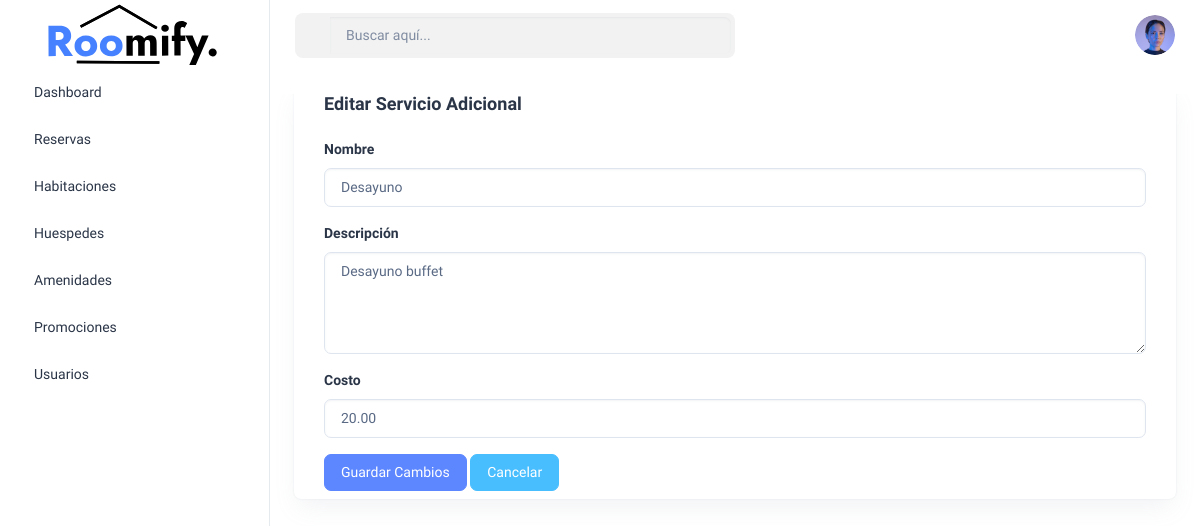
The page /programas/amenidades/edit.php?id=1 on the database as committed earlier.
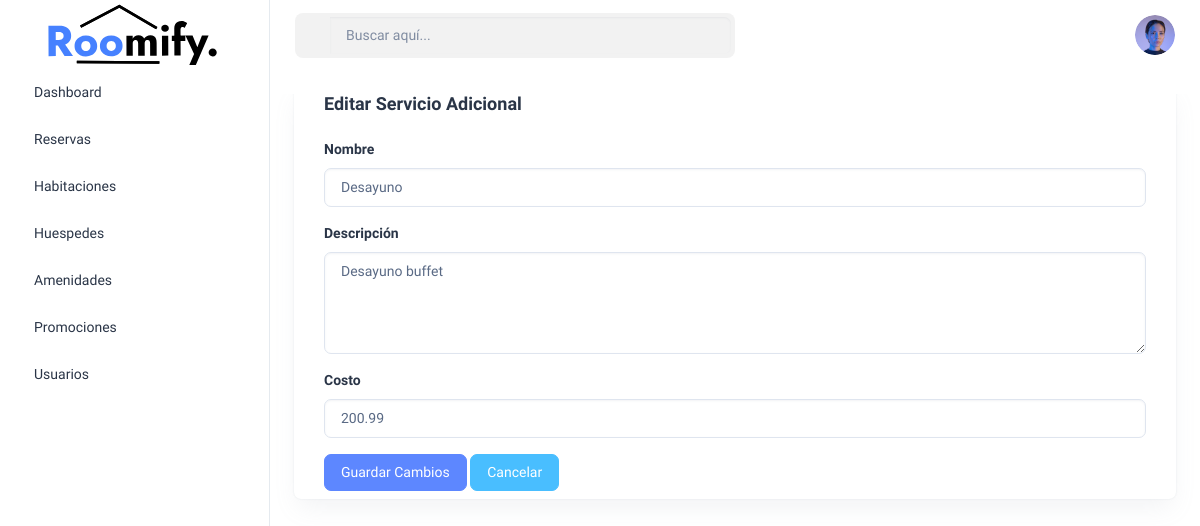
The same page on the database as committed later.
### tables this page shows
CREATE TABLE `servicios_adicionales` (
  `id_servicio_adicional` int(11) NOT NULL,
  `descripcion_servicio` varchar(100) DEFAULT NULL,
  `costo` decimal(10,2) DEFAULT NULL,
  `nombre` varchar(50) DEFAULT NULL
);

### programas/amenidades/edit.php (the view, shortened to what the changed rows need)
<?php
include("../../conexion.php");
if (isset($_GET['id'])) {
    $id_servicio_adicional = $_GET['id'];
    $sentencia = $conexion->prepare("SELECT * FROM servicios_adicionales WHERE id_servicio_adicional = :id");
    $sentencia->bindParam(':id', $id_servicio_adicional, PDO::PARAM_INT);
    $sentencia->execute();
    $servicio = $sentencia->fetch(PDO::FETCH_ASSOC);
}
?>
<!doctype html>
<html lang="es">
<head>
    <link rel="stylesheet" href="../../assets/css/styles.min.css" />
</head>
<body>
    <div class="page-wrapper" id="main-wrapper" data-layout="vertical" data-navbarbg="skin6" data-sidebartype="full"
        data-sidebar-position="fixed" data-header-position="fixed">
        <div class="body-wrapper">
            <div class="container-fluid">
                <div class="container-content">
                    <div class="row">
                        <div class="col-lg-12 d-flex align-items-stretch">
                            <div class="card w-100">
                                <div class="card-body py-2">
                                    <form method="POST" action="edit.php">
                                        <div class="mb-3">
                                            <label for="nombre" class="form-label">Nombre</label>
                                            <input type="text" class="form-control" id="nombre" name="nombre" value="<?php echo $servicio['nombre']; ?>" required>
                                        </div>
                                        <div class="mb-3">
                                            <label for="descripcion_servicio" class="form-label">Descripción</label>
                                            <textarea class="form-control" id="descripcion_servicio" name="descripcion_servicio" rows="4" required><?php echo $servicio['descripcion_servicio']; ?></textarea>
                                        </div>
                                        <div class="mb-3">
                                            <label for="costo" class="form-label">Costo</label>
                                            <input type="number" step="0.01" class="form-control" id="costo" name="costo" value="<?php echo $servicio['costo']; ?>" required>
                                        </div>
                                    </form>
                                </div>
                            </div>
                        </div>
                    </div>
                </div>
            </div>
        </div>
    </div>
</body>
</html>

Rows that differ between the two databases and show on the page:
changed servicios_adicionales "Desayuno": costo "20.00" → "200.99"
